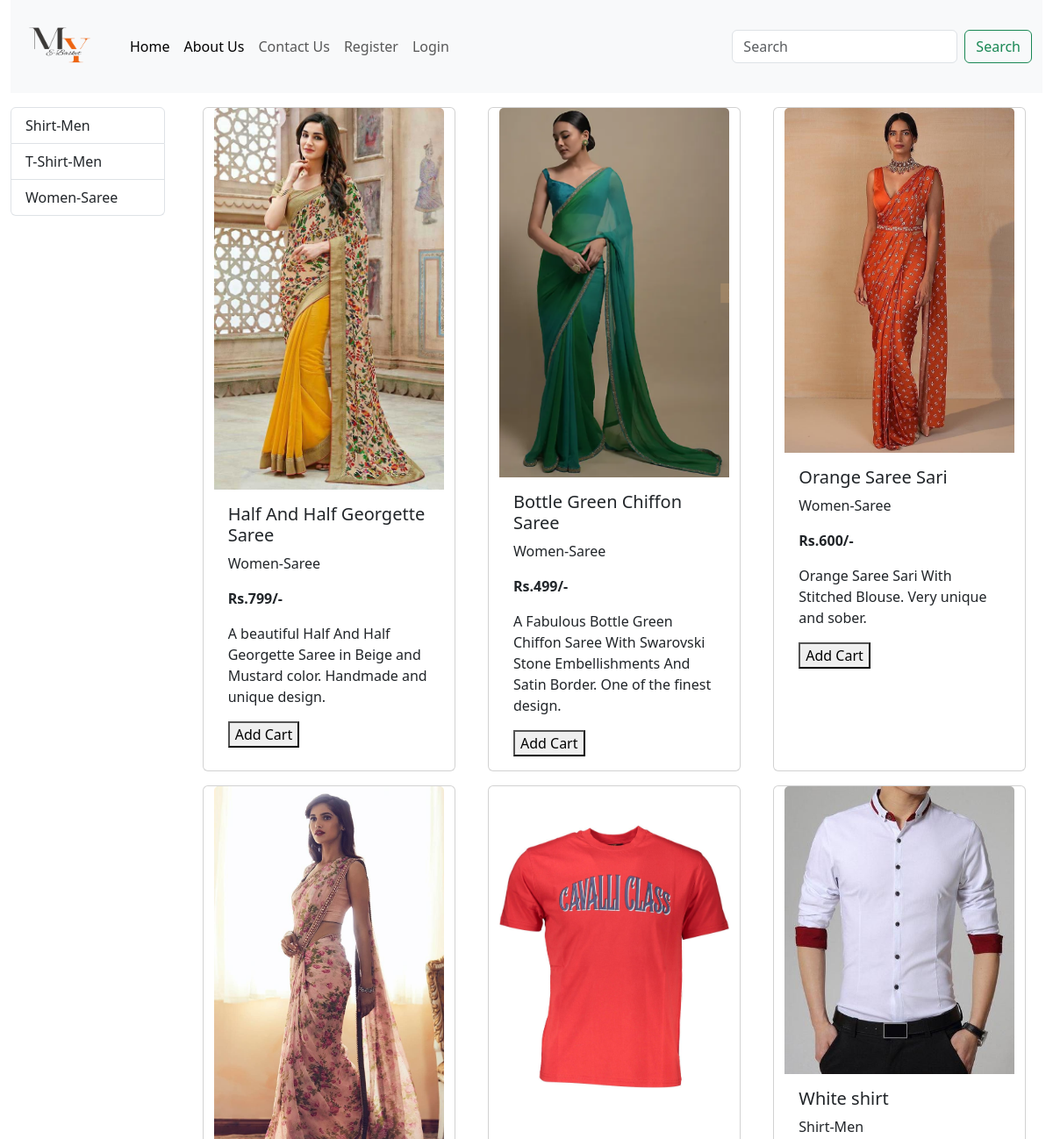
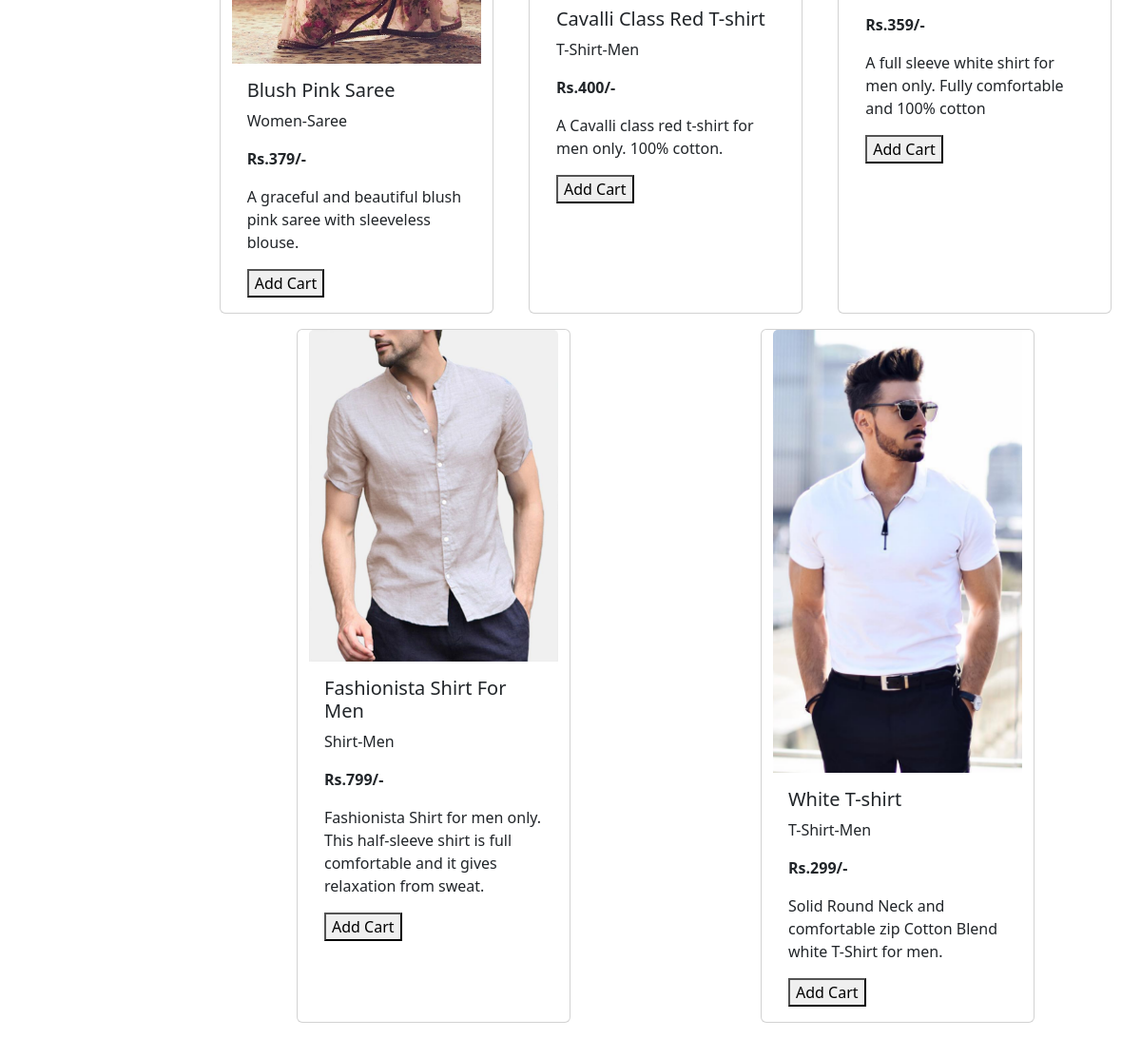
The page / on the database its author committed (2 pictures, top to bottom).
### store/models.py (models this page shows, shortened)
class Categories(models.Model):
    name=models.CharField(max_length=20)
    def __str__(self):
        return self.name

class Product(models.Model):
    title= models.CharField(max_length=30)
    price=models.IntegerField(default='0')
    description=models.CharField(max_length=300)
    image=models.ImageField(upload_to='image/')
    category=models.ForeignKey(Categories,on_delete=models.CASCADE, default='')

### store/views.py (the view)
# urls.py: path("",index),
def index(request):
    products=Product.objects.all()
    category=Categories.objects.all()
    cat_id=request.GET.get('categories')
    if cat_id:
        product=Product.objects.filter(id=cat_id)
    else:
        products=Product.objects.all()
    d={'product':products,'category':category}
    return render(request,"index.html",d)

### store/templates/index.html (shortened to what this page needs)
<!doctype html>
<html lang="en">
<head>
    {%load static%}
    <link href="https://cdn.jsdelivr.net/npm/bootstrap@5.0.2/dist/css/bootstrap.min.css" rel="stylesheet"
>
</head>
<body>
    <div class="container-fluid">
        {%include 'navbar.html' %}
    </div>
    <div class="container-fluid mt-3">
        <div class="row">
            <div class="col-lg-2 mx-auto">
                <div class="list-group">
                    {%for j in category%}
                    <a href="/?categories={{j.id}}" class="list-group-item list-group-item-action">{{j.name}}</a>
                     {%endfor%}
                </div>
            </div>
            <div id="products" class="col-lg-10 mx-auto">
                <div class="row mx-auto">
                    {% for product in product %}
                    <div class="card mx-auto mb-3" style="width: 18rem;">
                        <img src="{{ product.image.url }}" class="card-img-top">
                        <div class="card-body">
                            <h5 class="card-title">{{product.title}}</h5>
                            <p class="card-text">{{product.category}}</p>
                            <p class="card-text"><b>Rs.{{product.price}}/-</b></p>
                            <p class="card-text">{{product.description}}</p>
                            <a href="{%url 'stores:addcart' product.id%}"><button>Add Cart</button></a>
                        </div>
                    </div>
                    {% endfor %}
                </div>
            </div>
        </div>
    </div>
</body>
</html>

### rows shown on the page
Categories: name "Shirt-Men"
Categories: name "T-Shirt-Men"
Categories: name "Women-Saree"
Product: image (picture), title "Half And Half Georgette Saree", category "Women-Saree", price "799", description "A beautiful Half And Half Georgette Saree in Beige and Mustard color. Handmade and unique design."
Product: image (picture), title "Bottle Green Chiffon Saree", category "Women-Saree", price "499", description "A Fabulous Bottle Green Chiffon Saree With Swarovski Stone Embellishments And Satin Border. One of the finest design."
Product: image (picture), title "Orange Saree Sari", category "Women-Saree", price "600", description "Orange Saree Sari With Stitched Blouse. Very unique and sober."
Product: image (picture), title "Blush Pink Saree", category "Women-Saree", price "379", description "A graceful and beautiful blush pink saree with sleeveless blouse."
Product: image (picture), title "Cavalli Class Red T-shirt", category "T-Shirt-Men", price "400", description "A Cavalli class red t-shirt for men only. 100% cotton."
Product: image (picture), title "White shirt", category "Shirt-Men", price "359", description "A full sleeve white shirt for men only. Fully comfortable and 100% cotton"
Product: image (picture), title "Fashionista Shirt For Men", category "Shirt-Men", price "799", description "Fashionista Shirt for men only. This half-sleeve shirt is full comfortable and it gives relaxation from sweat."
Product: image (picture), title "White T-shirt", category "T-Shirt-Men", price "299", description "Solid Round Neck and comfortable zip Cotton Blend white T-Shirt for men."
